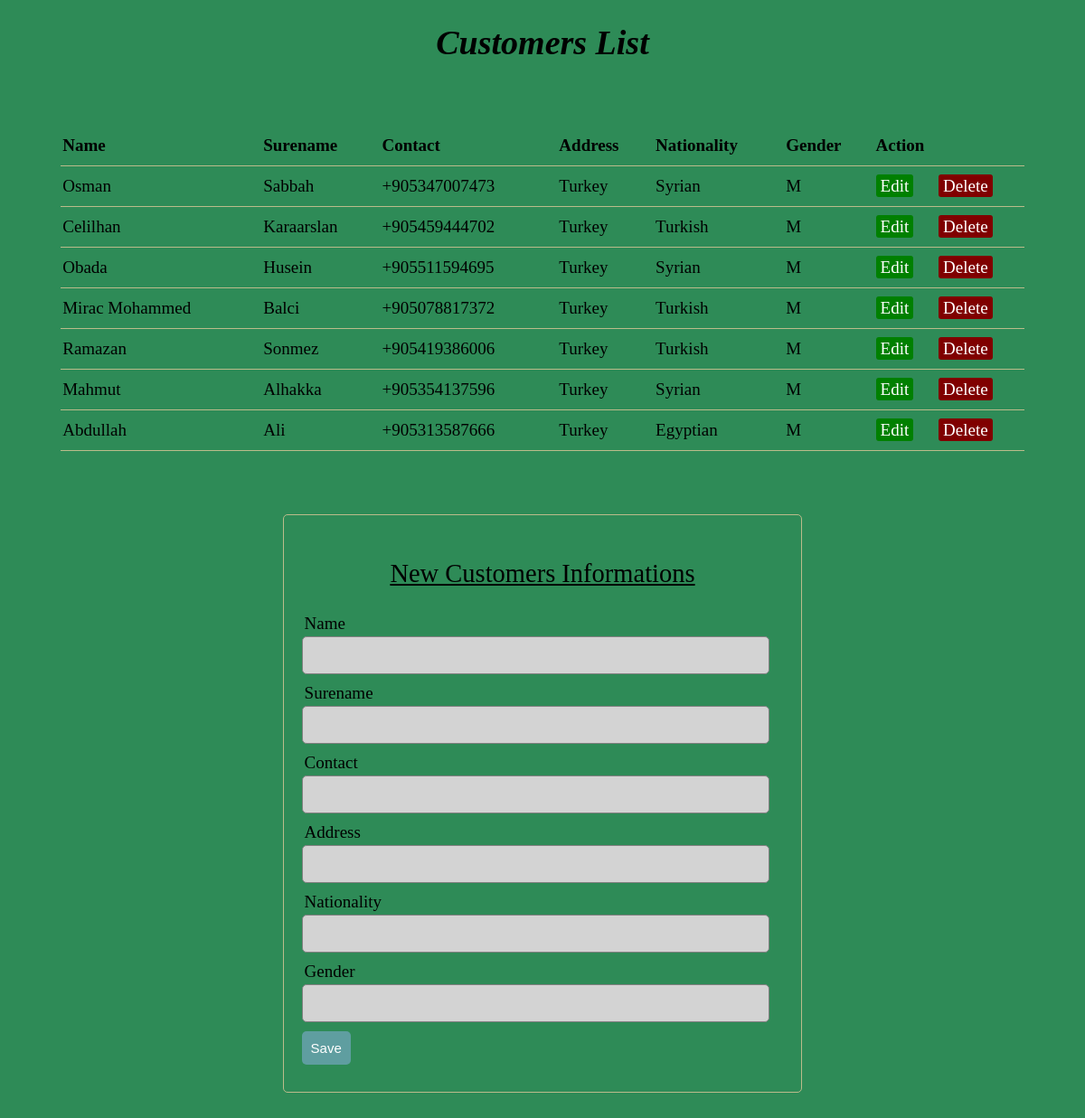
The page / on the database its author committed.
### tables this page shows
CREATE TABLE `info` (
  `id` int(30) NOT NULL,
  `name` varchar(255) NOT NULL,
  `surename` varchar(255) NOT NULL,
  `contact` varchar(255) NOT NULL,
  `address` varchar(255) NOT NULL,
  `nationality` varchar(255) NOT NULL,
  `gender` char(1) NOT NULL
);

### server.php (called while the page is built, shortened)
<?php
	$name = "";
	$surename = "";
	$contact = "";
	$address = "";
	$nationality = "";
	$gender = '';
	$edit_state = false;
	try {
		$db = mysqli_connect('localhost', 'root', '', 'customers');
	} catch (Exception $ex) {
		echo "Error in connection !";
	}
	$query2 = "SELECT * FROM info";
	$results = mysqli_query($db, $query2);

### index.php (the view, shortened to what this page needs)
<?php include('server.php');
?>
<!DOCTYPE html>
<html>
<head>
</head>
<body style="background-color:#2E8B57;">
	<h1 style="color: black; text-align:center; font-family:Georgia;"><i>Customers List</i></h1>
	<table>
		<thead>
			<tr>
				<th><b>Name</b></th>
				<th><b>Surename</b></th>
				<th><b>Contact</b></th>
				<th><b>Address</b></th>
				<th><b>Nationality</b></th>
				<th><b>Gender</b></th>
				<th colspan="2"><b>Action</b></th>
			</tr>
		</thead>
		<tbody>
			<?php while ($row = mysqli_fetch_array($results)) { ?>
			<tr>
				<td><?php echo $row['name']; ?></td>
				<td><?php echo $row['surename']; ?></td>
				<td><?php echo $row['contact']; ?></td>
				<td><?php echo $row['address']; ?></td>
				<td><?php echo $row['nationality']; ?></td>
				<td><?php echo $row['gender']; ?></td>
				<td><a class="edit_btn" href="index.php?edit=<?php echo $row['id']; ?>">Edit</a></td>
				<td><a  class="del_btn" href="server.php?del=<?php echo $row['id']; ?>">Delete</a></td>
			</tr>
		<?php } ?>
		</tbody>
	</table>
	<form method="post" action="server.php">
		<p style="color: black ; text-align:center; font-size: 150%;"><u>New Customers Informations</u></p>
		<div class="input-group">
			<label>Name</label>
			<input type="text" name="name" value="<?php echo $name; ?>">
		</div>
		<div class="input-group">
			<label>Surename</label>
			<input type="text" name="surename" value="<?php echo $surename; ?>">
		</div>
		<div class="input-group">
			<label>Contact</label>
			<input type="text" name="contact" value="<?php echo $contact; ?>">
		</div>
		<div class="input-group">
			<label>Address</label>
			<input type="text" name="address" value="<?php echo $address; ?>">
		</div>
		<div class="input-group">
			<label>Nationality</label>
			<input type="text" name="nationality" value="<?php echo $nationality; ?>">
		</div>
		<div class="input-group">
			<label>Gender</label>
			<input type="text" name="gender" value="<?php echo $gender; ?>">
		</div>
		<div class="input-group">
			<?php if ($edit_state == false): ?>
			<button type="submit" name="save" class="btn">Save</button>
		<?php else: ?>
			<button type="submit" name="update" class="btn">Update</button>
		<?php endif ?>
		</div>
	</form>
</body>
</html>

### index.php (style rules this page uses)
body { font-size: 19px; }
table { width: 90%; margin: 70px auto; border-collapse: collapse; text-align: left; }
tr { border-bottom: 1px solid #bbbb8b; }
th, td { border: none; height: 40px; padding: 2px; }
form { width: 45%; margin: 50px auto; text-align: left; padding: 20px; border: 1px solid #bbbb8b; border-radius: 5px; }
.input-group { margin: 10px 0px 10px 0px; }
.input-group label { display: block; text-align: left; margin: 3px; }
.input-group input { height: 30px; width: 93%; padding: 5px 10px; font-size: 16px; border-radius: 5px; border: 1px solid gray; background: lightgrey; }
.btn { padding: 10px; font-size: 15px; color: white; background: #5F9EA0; border: none; border-radius: 5px; }
.edit_btn { text-decoration: none; padding: 2px 5px; background: green; color: white; border-radius: 3px; }
.del_btn { text-decoration: none; padding: 2px 5px; color: white; border-radius: 3px; background: #800000; }

### rows shown on the page
info: name "Osman", surename "Sabbah", contact "+905347007473", address "Turkey", nationality "Syrian", gender "M"
info: name "Celilhan", surename "Karaarslan", contact "+905459444702", address "Turkey", nationality "Turkish", gender "M"
info: name "Obada", surename "Husein", contact "+905511594695", address "Turkey", nationality "Syrian", gender "M"
info: name "Mirac Mohammed", surename "Balci", contact "+905078817372", address "Turkey", nationality "Turkish", gender "M"
info: name "Ramazan", surename "Sonmez", contact "+905419386006", address "Turkey", nationality "Turkish", gender "M"
info: name "Mahmut", surename "Alhakka", contact "+905354137596", address "Turkey", nationality "Syrian", gender "M"
info: name "Abdullah", surename "Ali", contact "+905313587666", address "Turkey", nationality "Egyptian", gender "M"
